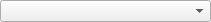
<?xml version="1.0" encoding="UTF-8"?>
<ui version="4.0">
 <class>Form</class>
 <widget class="QWidget" name="Form">
  <property name="geometry">
   <rect>
    <x>0</x>
    <y>0</y>
    <width>211</width>
    <height>22</height>
   </rect>
  </property>
  <property name="windowTitle">
   <string>Form</string>
  </property>
  <layout class="QHBoxLayout" name="horizontalLayout">
   <property name="leftMargin">
    <number>0</number>
   </property>
   <property name="topMargin">
    <number>0</number>
   </property>
   <property name="rightMargin">
    <number>0</number>
   </property>
   <property name="bottomMargin">
    <number>0</number>
   </property>
   <item>
    <widget class="QComboBox" name="uiLibrary_">
     <property name="sizePolicy">
      <sizepolicy hsizetype="Preferred" vsizetype="Preferred">
       <horstretch>0</horstretch>
       <verstretch>0</verstretch>
      </sizepolicy>
     </property>
    </widget>
   </item>
  </layout>
 </widget>
 <resources/>
 <connections/>
</ui>
